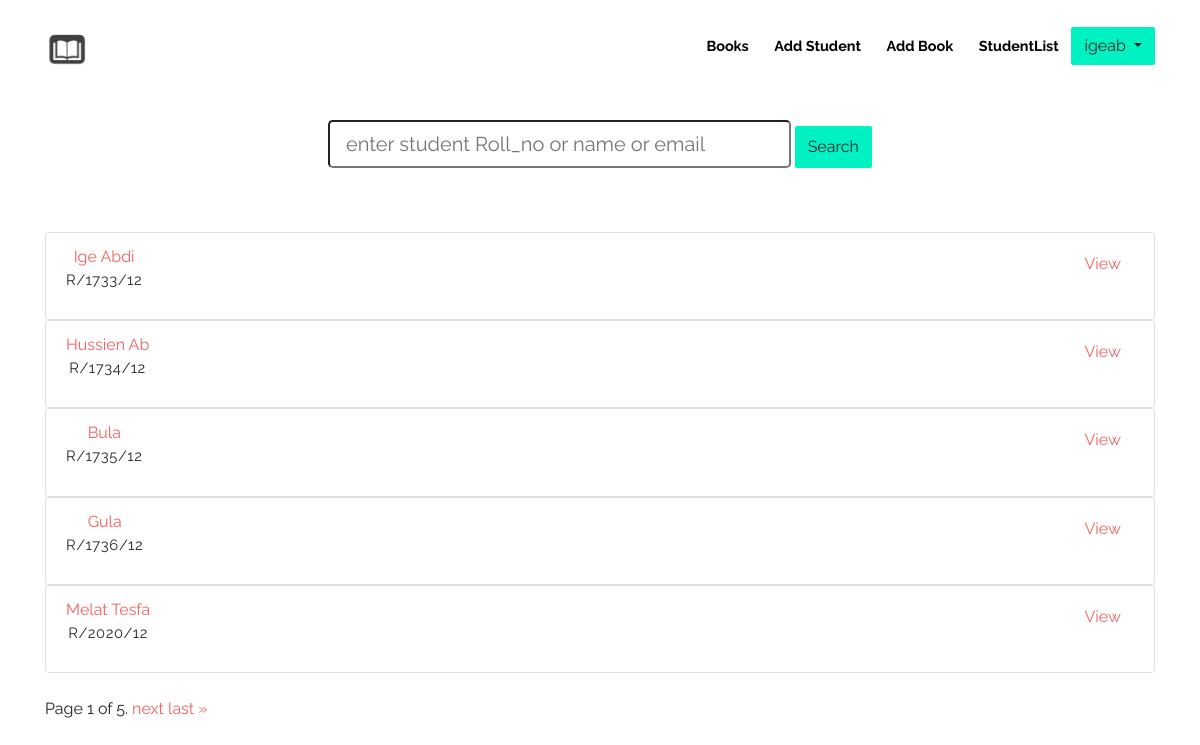
Screenshot of /student/ (signed in) with the database file from the repository.
### management/models.py (models this page shows, shortened)
class Student(models.Model):
    roll_no = models.CharField(max_length=10,unique=True)
    name = models.CharField(max_length=50)
    institue = models.CharField(max_length=25, null=True)
    contact_no = models.CharField(max_length=10)
    department = models.CharField(max_length=20)
    block_no = models.IntegerField(null=True)
    dorm_no = models.IntegerField(null=True)
    total_books_due=models.IntegerField(default=0)
    email=models.EmailField(unique=True)
    pic=models.ImageField(blank=True, upload_to='profile_image')

### management/views.py (the view)
# urls.py: path('student/', views.StudentList, name='student_list'),
@login_required
def StudentList(request):
    students = Student.objects.all()
    paginator = Paginator(students, 1)
    page_number = request.GET.get('page')
    page_obj = paginator.get_page(page_number)
    return render(request, 'catalog/student_list.html', locals())

### templates/catalog/student_list.html (shortened to what this page needs)
{% extends 'home-index.html' %}
{% block content %}
<br>
<br>
<br>
<br>
<br>
   <center> <form class="form" id="searchform" action="{% url 'search_s' %}" method="get">
    <div class="form-group">
    <input type="text" class="col-5  form-control-lg"  placeholder="enter student Roll_no or name or email" name="q" type="text"/>
    <button type="button"  class="btn btn-success form-control-lg" onclick="searchform.submit()">Search</button>
        </div>
        <br>
        <br>
</form>
   </center>
   {% for s in students %}
   <ol class="list-group list-group-numbered">
    <li class="list-group-item d-flex justify-content-between align-items-start">
      <div class="ms-2 me-auto">
        <div class="fw-bold"><a href="{% url 'student_detail' pk=s.id %}">{{ s.name }}</a></div>
        <p>{{ s.roll_no }}</p>
      </div>
      <button type="button" class="btn btn-link"><a href="{% url 'student_detail' pk=s.id %}">View</a></button>
    </li>
  </ol>
  {% endfor %}
  {% for students in page_obj %}
    {{ student.name|upper }}<br>
{% endfor %}
<div class="pagination">
    <span class="step-links">
        <span class="current">
            Page {{ page_obj.number }} of {{ page_obj.paginator.num_pages }}.
        </span>
        {% if page_obj.has_next %}
            <a href="?page={{ page_obj.next_page_number }}">next</a>
            <a href="?page={{ page_obj.paginator.num_pages }}">last &raquo;</a>
        {% endif %}
    </span>
</div>
{% endblock %}

### templates/home-index.html (shortened to what this page needs)
{% load static %}
<!DOCTYPE html>
<html lang="en">
<head>
     <link rel="stylesheet" href="{% static 'front-end/assets/vendors/themify-icons/css/themify-icons.css' %}">
     <link rel="stylesheet" href="{% static 'front-end/assets/vendors/owl-carousel/css/owl.carousel.css' %}">
     <link rel="stylesheet" href="{% static 'front-end/assets/vendors/owl-carousel/css/owl.theme.default.css' %}">
</head>
<body data-spy="scroll" data-target=".navbar" data-offset="40" id="home">
<section>
    <nav id="scrollspy" class="navbar navbar-light bg-light navbar-expand-lg fixed-top" data-spy="affix" data-offset-top="20">
        <div class="container">
            <a class="navbar-brand" href="/"><img src="{% static 'front-end/assets/imgs/lib.jpg' %}" alt="" class="brand-img"></a>
            <div class="collapse navbar-collapse" id="navbarSupportedContent">
                <ul class="navbar-nav ml-auto">
                    <li class="nav-item">
                        <a class="nav-link" href="{% url 'books' %}">Books</a>
                    </li>
                    {% if user.is_superuser %}
                    <li class="nav-item">
                        <a class="nav-link" href="{% url 'student_create' %}">Add Student</a>
                    </li>
                    <li class="nav-item">
                        <a class="nav-link" href="{% url 'book_create' %}">Add Book</a>
                    </li>
                    <li class="nav-item">
                        <a class="nav-link" href="{% url 'student_list' %}">StudentList</a>
                    </li>
                    {% endif %}
                    {% if user.is_authenticated %}
                    <div class="dropdown float">
                        <button type="button" class="btn btn-success dropdown-toggle" data-toggle="dropdown">
                          {{ request.user }}
                        </button>
                    </div>
                         {% else %}
                    <li class="nav-item">
                        <a class="nav-link" href="{% url 'login' %}">Login</a>
                    </li>
                    {% endif %}
                </ul>
            </div>
        </div>
    </nav>
    <div class="container">
        {% block content %}{% endblock %}
    </div>
</section>
</body>
</html>

### rows the page displays
Student: name "Ige Abdi", roll_no "R/1733/12"
Student: name "Hussien Ab", roll_no "R/1734/12"
Student: name "Bula", roll_no "R/1735/12"
Student: name "Gula", roll_no "R/1736/12"
Student: name "Melat Tesfa", roll_no "R/2020/12"

### other values shown
{{ request.user }} "igeab"
{{ page_obj.number }} "1"
{{ page_obj.paginator.num_pages }} "5"
